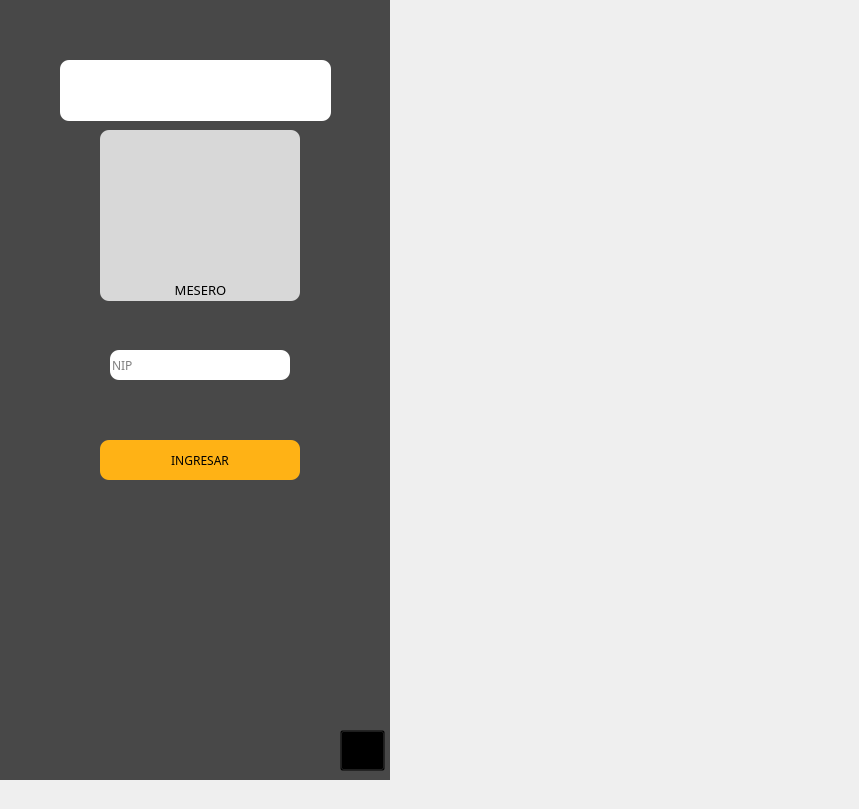
    <widget class="QWidget" name="mesero">
     <widget class="QWidget" name="m_izq" native="true">
      <property name="geometry">
       <rect>
        <x>0</x>
        <y>-20</y>
        <width>390</width>
        <height>800</height>
       </rect>
      </property>
      <property name="styleSheet">
       <string notr="true">#m_izq{
	background-color: rgb(72, 72, 72);}</string>
      </property>
      <widget class="QPushButton" name="Mingresar_pushButton">
       <property name="geometry">
        <rect>
         <x>100</x>
         <y>460</y>
         <width>200</width>
         <height>40</height>
        </rect>
       </property>
       <property name="sizePolicy">
        <sizepolicy hsizetype="Fixed" vsizetype="Fixed">
         <horstretch>0</horstretch>
         <verstretch>0</verstretch>
        </sizepolicy>
       </property>
       <property name="font">
        <font>
         <family>Calisto MT</family>
         <pointsize>9</pointsize>
        </font>
       </property>
       <property name="styleSheet">
        <string notr="true">QPushButton{
border-width: 0px;
border-radius: 9px;
background-color: rgb(255, 178, 21);}

QPushButton:hover{
	background: rgba(244,67,54,0.7);
    border-radius: 9px;
    selection-color: white;  
    padding: 2px 4px;

}
</string>
       </property>
       <property name="text">
        <string>INGRESAR</string>
       </property>
      </widget>
      <widget class="QLineEdit" name="mesero_nip_lineEdit">
       <property name="geometry">
        <rect>
         <x>110</x>
         <y>370</y>
         <width>180</width>
         <height>30</height>
        </rect>
       </property>
       <property name="font">
        <font>
         <family>Calisto MT</family>
        </font>
       </property>
       <property name="styleSheet">
        <string notr="true">QLineEdit{
border-radius: 9px;}</string>
       </property>
       <property name="echoMode">
        <enum>QLineEdit::Password</enum>
       </property>
       <property name="placeholderText">
        <string>NIP</string>
       </property>
      </widget>
      <widget class="QLabel" name="label_17">
       <property name="geometry">
        <rect>
         <x>100</x>
         <y>300</y>
         <width>201</width>
         <height>20</height>
        </rect>
       </property>
       <property name="font">
        <font>
         <family>Calisto MT</family>
         <pointsize>10</pointsize>
        </font>
       </property>
       <property name="styleSheet">
        <string notr="true">color: rgb(0, 0, 0);</string>
       </property>
       <property name="text">
        <string>MESERO</string>
       </property>
       <property name="alignment">
        <set>Qt::AlignCenter</set>
       </property>
      </widget>
      <widget class="QLabel" name="label_11">
       <property name="geometry">
        <rect>
         <x>100</x>
         <y>150</y>
         <width>200</width>
         <height>171</height>
        </rect>
       </property>
       <property name="styleSheet">
        <string notr="true">QLabel{
	background-color: rgba(255, 255, 255,200);
border-radius: 9px;
}</string>
       </property>
       <property name="text">
        <string/>
       </property>
      </widget>
      <widget class="QLabel" name="label_16">
       <property name="geometry">
        <rect>
         <x>140</x>
         <y>180</y>
         <width>141</width>
         <height>111</height>
        </rect>
       </property>
       <property name="styleSheet">
        <string notr="true">border-image: url(:/iconos/mesero.png);</string>
       </property>
       <property name="text">
        <string/>
       </property>
      </widget>
      <widget class="QPushButton" name="gSalir_pushButton_2">
       <property name="geometry">
        <rect>
         <x>340</x>
         <y>750</y>
         <width>45</width>
         <height>41</height>
        </rect>
       </property>
       <property name="styleSheet">
        <string notr="true">
background-color: transparent;</string>
       </property>
       <property name="text">
        <string/>
       </property>
       <property name="icon">
        <iconset resource="../../../../../Desktop/RepositorioRemoto/proyectoSaboreno/IMG/imags.qrc">
         <normaloff>:/iconos/salir.png</normaloff>:/iconos/salir.png</iconset>
       </property>
       <property name="iconSize">
        <size>
         <width>80</width>
         <height>55</height>
        </size>
       </property>
      </widget>
      <widget class="QLabel" name="label_18">
       <property name="geometry">
        <rect>
         <x>60</x>
         <y>80</y>
         <width>271</width>
         <height>61</height>
        </rect>
       </property>
       <property name="font">
        <font>
         <family>Calisto MT</family>
         <pointsize>18</pointsize>
         <weight>75</weight>
         <bold>true</bold>
        </font>
       </property>
       <property name="styleSheet">
        <string notr="true">color: rgb(0, 0, 0);
border-image: none;
background-color: white;
border-radius: 9px;</string>
       </property>
       <property name="text">
        <string/>
       </property>
       <property name="alignment">
        <set>Qt::AlignCenter</set>
       </property>
      </widget>
      <zorder>Mingresar_pushButton</zorder>
      <zorder>mesero_nip_lineEdit</zorder>
      <zorder>label_11</zorder>
      <zorder>label_16</zorder>
      <zorder>label_17</zorder>
      <zorder>gSalir_pushButton_2</zorder>
      <zorder>label_18</zorder>
     </widget>
     <widget class="QWidget" name="m_der" native="true">
      <property name="geometry">
       <rect>
        <x>390</x>
        <y>-20</y>
        <width>460</width>
        <height>800</height>
       </rect>
      </property>
      <property name="styleSheet">
       <string notr="true">border-image: url(:/imagenes/f1.jpg);</string>
      </property>
     </widget>
    </widget>
